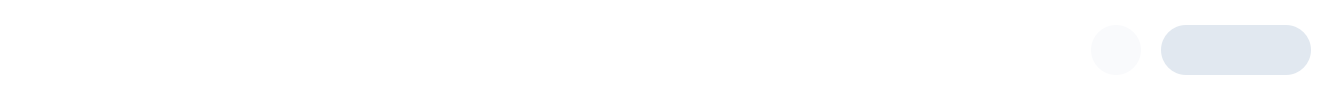
       <widget class="QFrame" name="frame_4">
        <property name="minimumSize">
         <size>
          <width>727</width>
          <height>47</height>
         </size>
        </property>
        <property name="maximumSize">
         <size>
          <width>16777215</width>
          <height>16777215</height>
         </size>
        </property>
        <property name="styleSheet">
         <string notr="true">QPushButton{
border:none;
}
QFrame{
background-color: rgb(255, 255, 255);
border:none;
}</string>
        </property>
        <property name="frameShape">
         <enum>QFrame::Shape::StyledPanel</enum>
        </property>
        <property name="frameShadow">
         <enum>QFrame::Shadow::Raised</enum>
        </property>
        <layout class="QHBoxLayout" name="horizontalLayout_56">
         <item>
          <widget class="QPushButton" name="pushButton_5">
           <property name="maximumSize">
            <size>
             <width>50</width>
             <height>50</height>
            </size>
           </property>
           <property name="cursor">
            <cursorShape>PointingHandCursor</cursorShape>
           </property>
           <property name="styleSheet">
            <string notr="true">QPushButton:hover {
	border-radius:5px;
	background-color: #e0e0e0;
}</string>
           </property>
           <property name="text">
            <string/>
           </property>
           <property name="icon">
            <iconset resource="Resources.qrc">
             <normaloff>:/new/prefix1/Resources/Left.png</normaloff>
             <normalon>:/new/prefix1/Resources/Right.png</normalon>:/new/prefix1/Resources/Left.png</iconset>
           </property>
           <property name="iconSize">
            <size>
             <width>40</width>
             <height>40</height>
            </size>
           </property>
           <property name="checkable">
            <bool>true</bool>
           </property>
          </widget>
         </item>
         <item>
          <spacer name="horizontalSpacer_3">
           <property name="orientation">
            <enum>Qt::Orientation::Horizontal</enum>
           </property>
           <property name="sizeHint" stdset="0">
            <size>
             <width>1042</width>
             <height>20</height>
            </size>
           </property>
          </spacer>
         </item>
         <item>
          <layout class="QHBoxLayout" name="horizontalLayout_55">
           <property name="spacing">
            <number>20</number>
           </property>
           <item>
            <widget class="QPushButton" name="notifyButton">
             <property name="minimumSize">
              <size>
               <width>50</width>
               <height>50</height>
              </size>
             </property>
             <property name="cursor">
              <cursorShape>PointingHandCursor</cursorShape>
             </property>
             <property name="styleSheet">
              <string notr="true">QPushButton {
    border-radius: 25px;
    background-color: #f9fafc;
    color: white;
    font-size: 18px;
}
QPushButton:hover {
	background-color: #e0e0e0;
}</string>
             </property>
             <property name="text">
              <string/>
             </property>
             <property name="icon">
              <iconset resource="Resources.qrc">
               <normaloff>:/new/prefix1/Resources/nofitication.png</normaloff>:/new/prefix1/Resources/nofitication.png</iconset>
             </property>
             <property name="iconSize">
              <size>
               <width>20</width>
               <height>20</height>
              </size>
             </property>
             <property name="checkable">
              <bool>false</bool>
             </property>
            </widget>
           </item>
           <item>
            <layout class="QHBoxLayout" name="horizontalLayout_51">
             <property name="spacing">
              <number>0</number>
             </property>
             <item>
              <widget class="QPushButton" name="Accbtn">
               <property name="minimumSize">
                <size>
                 <width>100</width>
                 <height>50</height>
                </size>
               </property>
               <property name="font">
                <font>
                 <pointsize>9</pointsize>
                 <bold>true</bold>
                </font>
               </property>
               <property name="cursor">
                <cursorShape>PointingHandCursor</cursorShape>
               </property>
               <property name="styleSheet">
                <string notr="true">QPushButton {
    border-top-left-radius: 25px;
	 border-bottom-left-radius: 25px;
    background-color: #e1e8f0;
    color: black;
}
</string>
               </property>
               <property name="text">
                <string/>
               </property>
               <property name="icon">
                <iconset resource="Resources.qrc">
                 <normaloff>:/new/prefix1/Resources/user-image-with-black-background.png</normaloff>:/new/prefix1/Resources/user-image-with-black-background.png</iconset>
               </property>
               <property name="iconSize">
                <size>
                 <width>30</width>
                 <height>30</height>
                </size>
               </property>
              </widget>
             </item>
             <item>
              <widget class="QPushButton" name="Accbtn_2">
               <property name="minimumSize">
                <size>
                 <width>50</width>
                 <height>50</height>
                </size>
               </property>
               <property name="cursor">
                <cursorShape>PointingHandCursor</cursorShape>
               </property>
               <property name="styleSheet">
                <string notr="true">QPushButton {
    border-top-right-radius: 25px;
	 border-bottom-right-radius: 25px;
    background-color: #e1e8f0;
    color: black;
}
</string>
               </property>
               <property name="text">
                <string/>
               </property>
               <property name="icon">
                <iconset resource="Resources.qrc">
                 <normaloff>:/new/prefix1/Resources/down-arrow.png</normaloff>:/new/prefix1/Resources/down-arrow.png</iconset>
               </property>
               <property name="iconSize">
                <size>
                 <width>20</width>
                 <height>35</height>
                </size>
               </property>
              </widget>
             </item>
            </layout>
           </item>
          </layout>
         </item>
        </layout>
       </widget>
